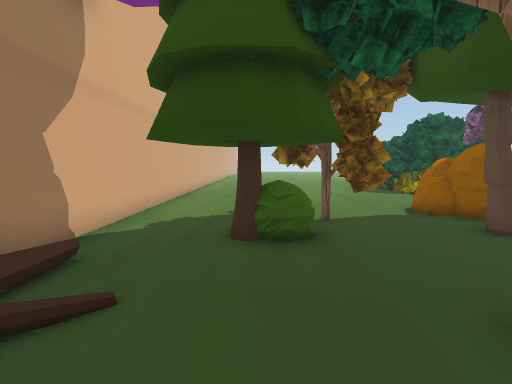
view 1 (above)

24 first-person views from a walk through a 3-D level made in the Unity game engine. The camera is 1.4 m above the floor, tilts 6° down and sees 90° across. The floor is counted in squares, 1 m on a side. Each view is taken from the middle of a square. On the plan, view 1 faces up. The plan holds only what a view shows up to about 13 squares ahead; the rest is blank. The place goes on beyond the plan. The player is left out. Some surface patterns are stand-ins.

view 2
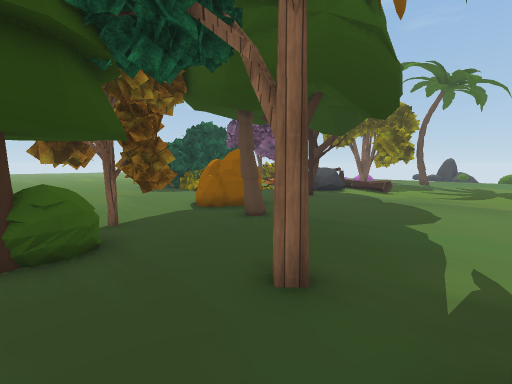

view 3
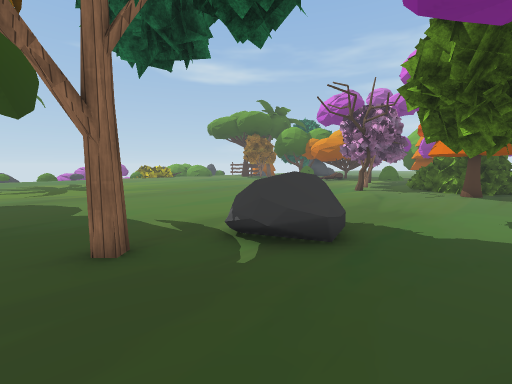

view 4
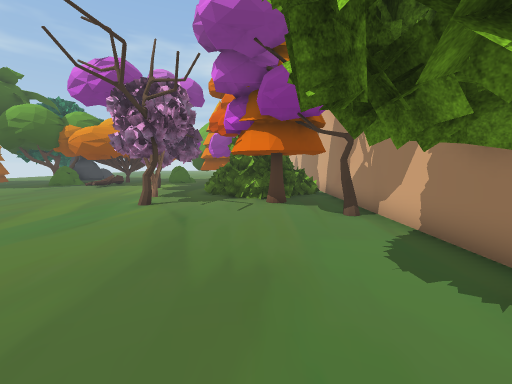

view 5
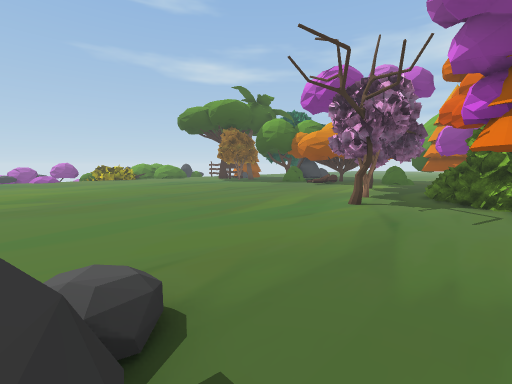

view 6
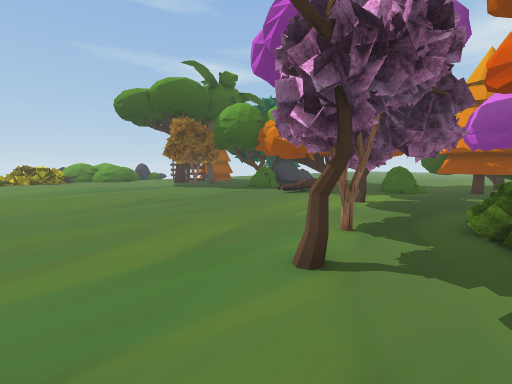

view 7
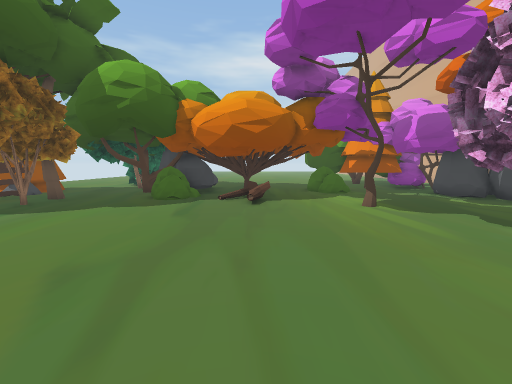

view 8
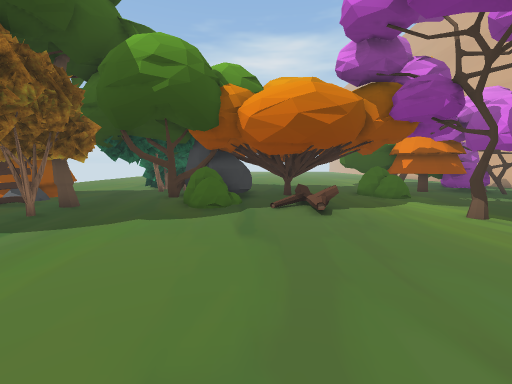

view 9
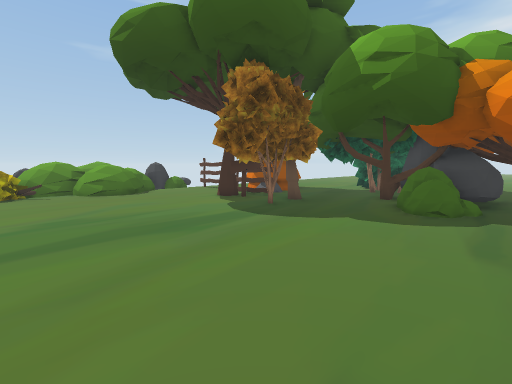

view 10
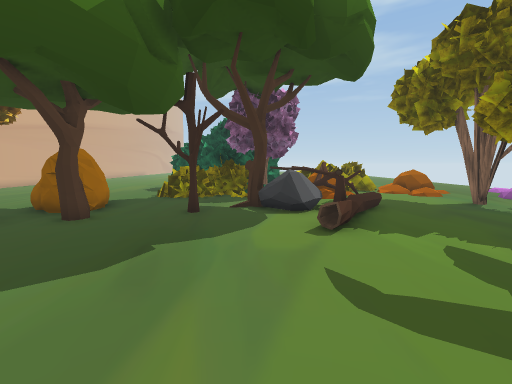

view 11
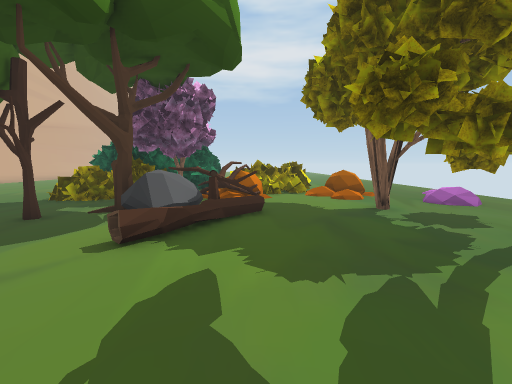

view 12
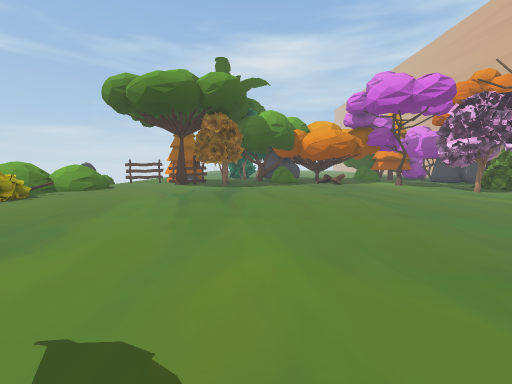

view 13
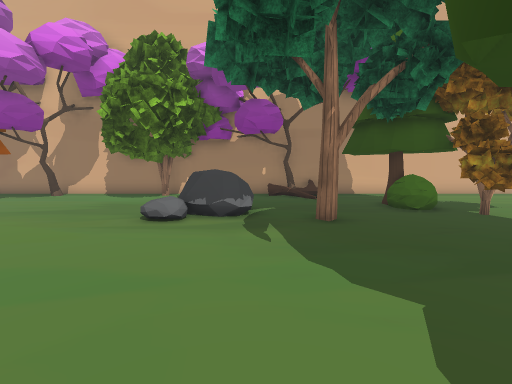

view 14
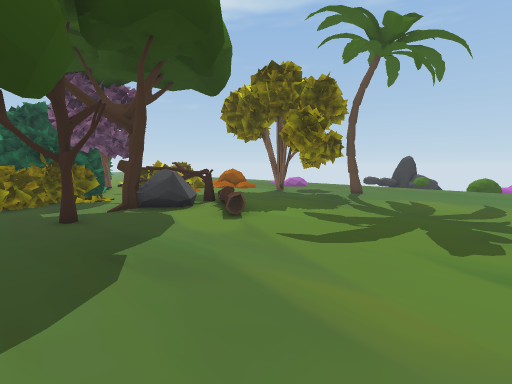

view 15
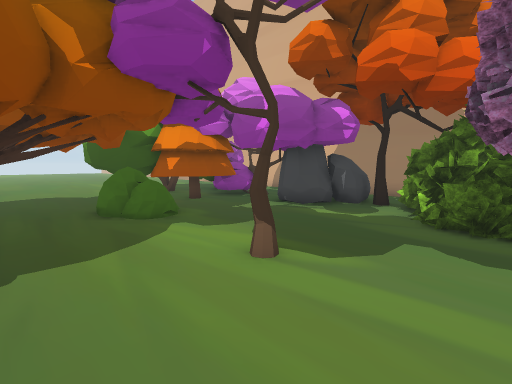

view 16
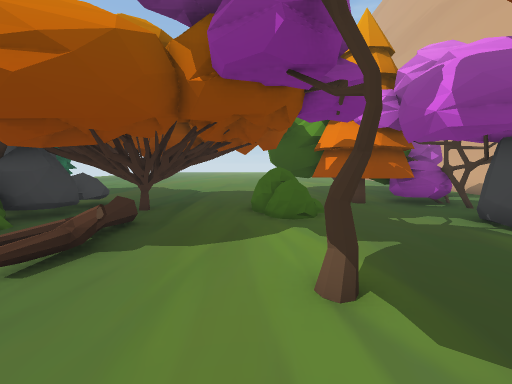

view 17
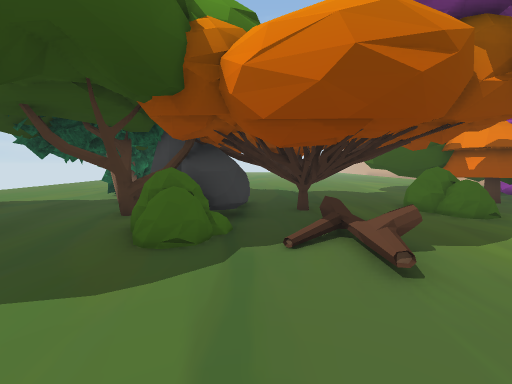

view 18
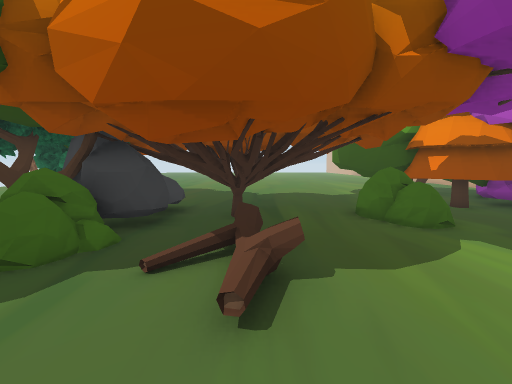

view 19
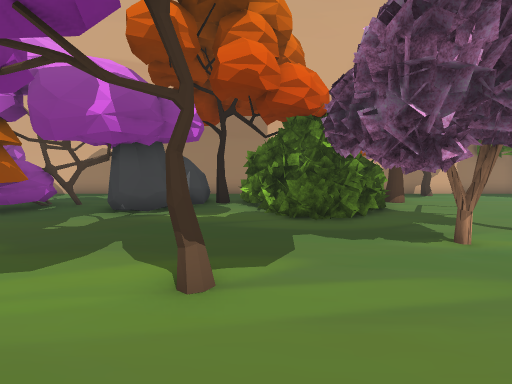

view 20
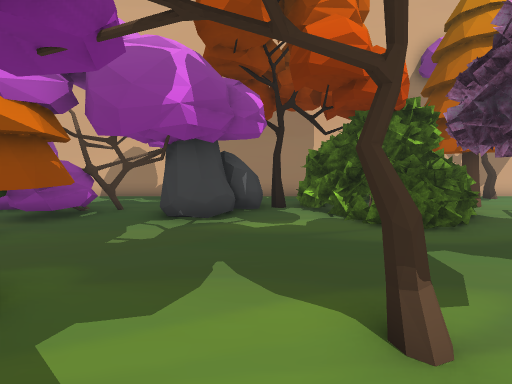

view 21
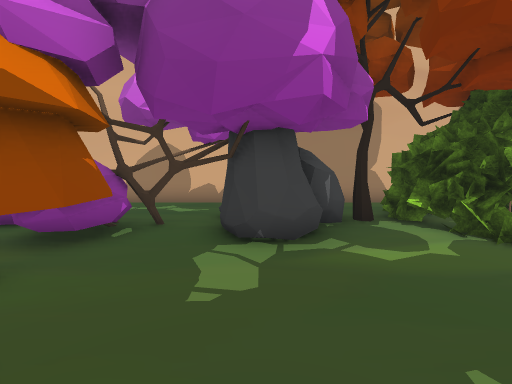

view 22
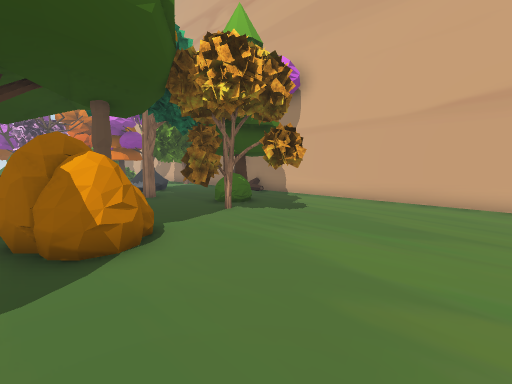

view 23
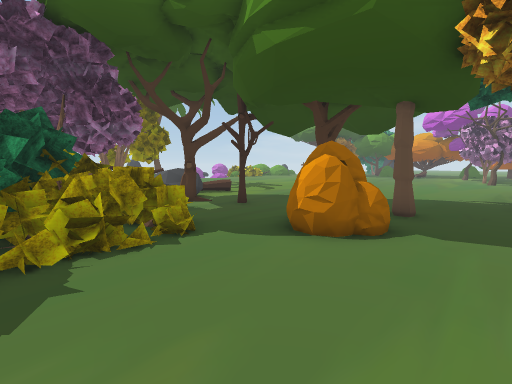

view 24
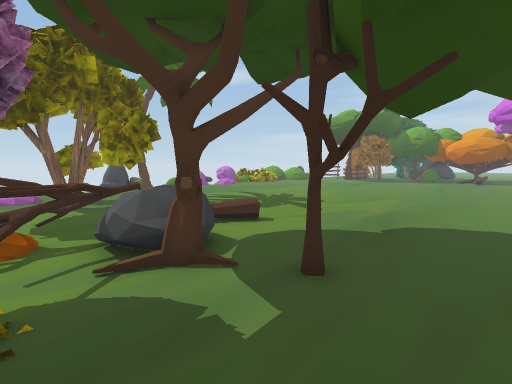

### Floor plan
Key: @ floor where view 1 was taken; # wall or solid block; x gap in a wall; . main floor; : floor 0.25 m higher than the main floor; / step, stairs or slope; = window, fence, low wall or low ledge; T tree; B bush; S stump; R rock; I sign; F fence; O other object.
Columns run from 4 left of view 1 to 21 right of it. Each row starts with its distance up from view 1.
 13 #...........TTTTT#  TTT TT
 12 #...........TTTTTTTTT.. TT
 11 #...........TTTT.TTTT..
 10 #.........../TT..#OOO.....
  9 #....T....B......RROO...T.
  8 #....T#..BBB....TRRO....TT
  7 #.... T..BBB..S.TRRO....x.
  6 #...BBT#.TBT..S.........TT
  5 #...TBT..T.T......S......T
  4 #.................S......T
  3 #O........................
  2 #T:...T...................
  1 #S........................
  0 #...@#R...................
 -1 # ..RRR...................
 -2 T ...RR.................
 -3 T ......................
 -4 TTT......................
 -5 T#TT......................
 -6 T.........................
 -7 #.........................
 -8 #.........................
 -9 #T........................
-10 #T........................
-11 #.......T.................
-12 #..T......................
-13 #..TTT..#T................
-14 #.TTTTTTTT................
-15 #TTT#TTTTT................
-16 #. TTT................T...
-17 #..TTT................TT..
-18 #..T......T...........TTIT
-19 #..##.........S......TTTIT
-20 #   ##........O..BB...T.FF
-21 #   #T.......TSTTBBBT....
-22 #..=#T....B..TTTRRTTT....T
-23 #..TTTTTT:BBTTTTRR TTTTT.T
-24 #...TTTTTT B.TTTRR  TTT..T
-25 #...TTT TT...TTT..  T T...

Where each view was taken, in squares from view 1:
view 1: 0 up, 0 right, facing up
view 2: 0 up, 0 right, facing up-right
view 3: 3 up, 2 left, facing down-right
view 4: 2 down, 0 right, facing down
view 5: 2 down, 0 right, facing down-right
view 6: 8 down, 2 right, facing down-right
view 7: 9 down, 10 right, facing down
view 8: 11 down, 12 right, facing down
view 9: 11 down, 12 right, facing down-right
view 10: 1 down, 12 right, facing up
view 11: 0 up, 16 right, facing up
view 12: 0 up, 16 right, facing down
view 13: 0 up, 9 right, facing left
view 14: 1 down, 9 right, facing up-right
view 15: 15 down, 9 right, facing down-left
view 16: 15 down, 7 right, facing down
view 17: 15 down, 12 right, facing down
view 18: 16 down, 10 right, facing down
view 19: 17 down, 9 right, facing left
view 20: 19 down, 8 right, facing left
view 21: 21 down, 6 right, facing left
view 22: 13 up, 7 right, facing down-left
view 23: 13 up, 3 right, facing down-right
view 24: 10 up, 8 right, facing down-right
